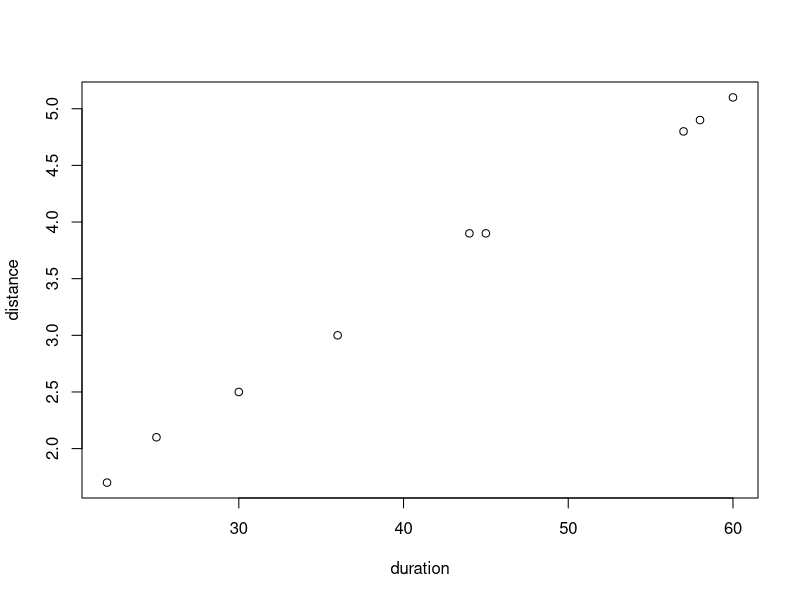
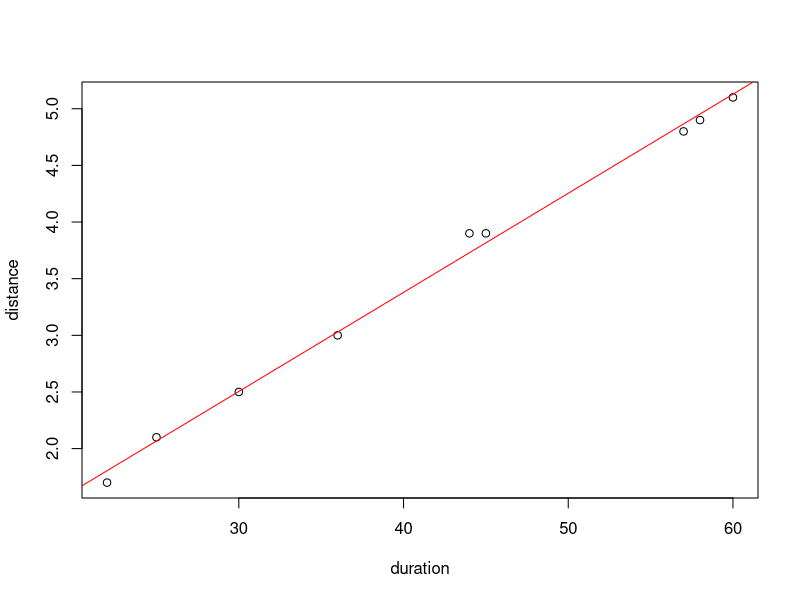
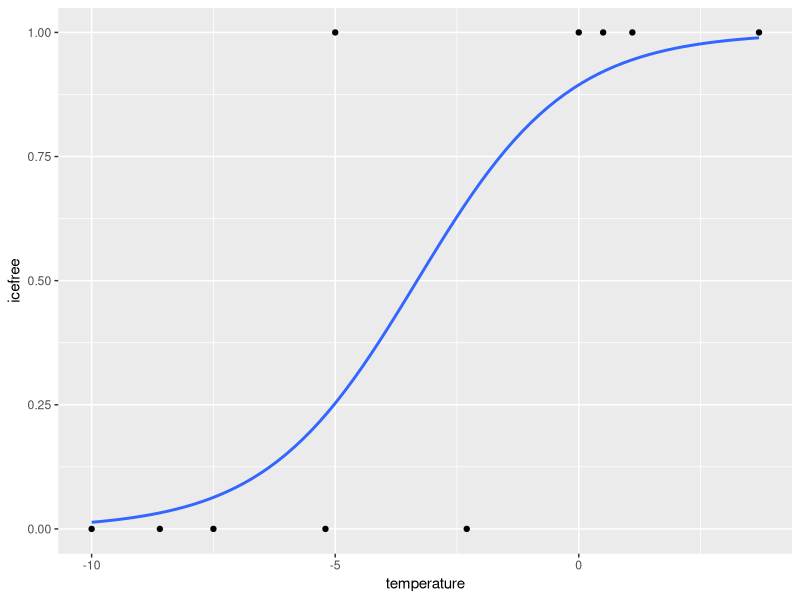
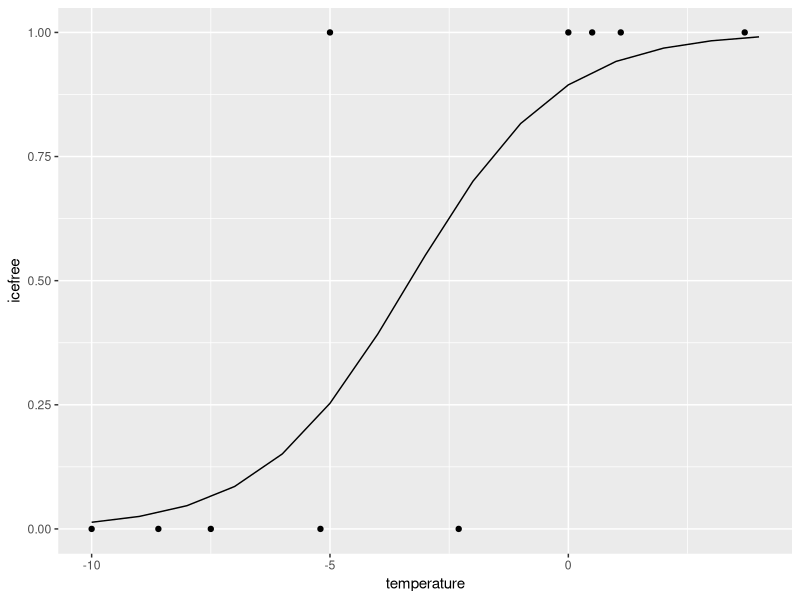
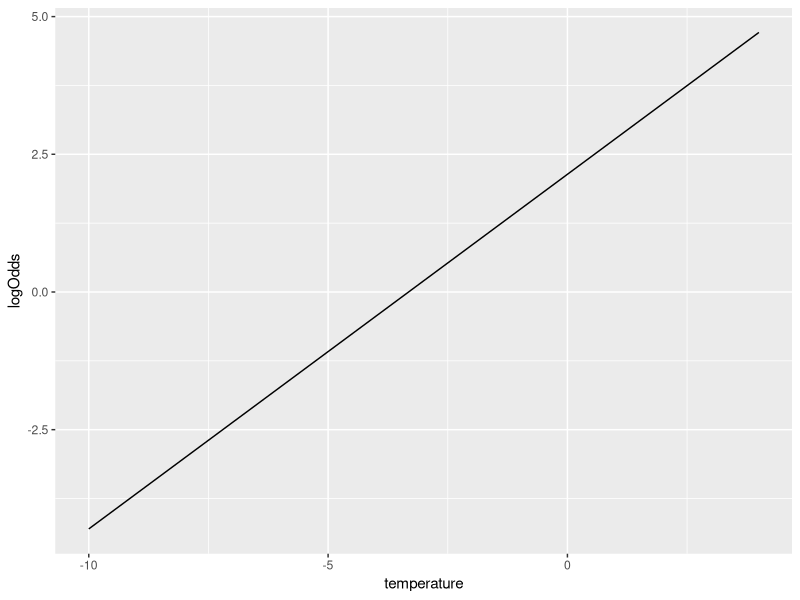

These figures' R source, in order: (Note: this script raises an error after producing the figures.)
## ---- chunk 1

duration <- c(30,60,45,44,36,58,57,22,25)
distance <- c(2.5,5.1,3.9,3.9,3,4.9,4.8,1.7,2.1)

plot(duration,distance)
## ---- chunk 2
m1 <- lm(distance~duration) ## linear model with response ~ predictor
summary(m1) ## see output of model
## ---- chunk 3
plot(duration,distance)
abline(m1, col="red") ## adds line from model
## ---- chunk 4
drug.trial <- read.csv("data//drug.trial.csv")

##load data
head(drug.trial)

## drug.trial <- read.csv("https://raw.githubusercontent.com/afilazzola/UoALogisticRegression/main/data/drug.trial.csv")
## ---- chunk 5
m2<- glm(response~predictor, data=drug.trial, family="binomial") ##glm for drugs potential to curse

summary(m2) ##output of model
## ---- chunk 6

anova(m2, test="Chisq") ## chisq test on predictor from model
## ---- chunk 7
## Create some data
iceData <- data.frame(icefree = c(0,0,0,0,1,0,1,1,1,1), temperature = c(-10,-7.5,-8.6,-5.2,-5,-2.3,0.5,0,1.1,3.7))

m3<- glm(icefree~temperature,  family="binomial", data=iceData) 
summary(m3)
anova(m3, test="Chisq")

library(ggplot2)
## Plot the logistic regression
ggplot(iceData, aes(x= temperature, y=icefree)) + geom_point() + geom_smooth(method="glm", method.args=list(family="binomial"), se=F)

## Plot your own range of values
m3Out <- data.frame(temperature = -10:4)
m3Out[,"icefree"] <- predict(m3, m3Out, type="response")

ggplot(m3Out, aes(x=temperature, y=icefree)) + geom_line() + geom_point(data=iceData, aes(x= temperature, y=icefree))

## Plot the log odds model
m3Out[,"logOdds"] <- predict(m3, m3Out, type="link")

ggplot(m3Out, aes(x=temperature, y=logOdds)) + geom_line() 


## Psuedo R2
m3null<- glm(icefree~1,  family="binomial", data=iceData) ##glm for drugs potential to curse
1-logLik(m3)/logLik(m3null) 

## ---- chunk 8
library(emmeans)
## ---- chunk 9
emmeans(m2, pairwise~predictor, adjust="tukey") ##conduct pairwise comparisons on predictor
## ---- chunk 10
head(bird.data)
## ---- chunk 11
## Make up some data
head(ranch)

plot(ranch$cattle, ranch$biomass, ylab="Biomass (kg/m)", xlab="Cattle (per ha)", pch=19)

## ---- chunk 12
library(lme4)

m1 <- lmer(biomass ~ cattle + (1|year), data=ranch)
summary(m1)
## ---- chunk 13

m1 <- lmer(biomass ~ cattle + (1|year), data=ranch)
m0 <- lmer(biomass ~ 1 + (1|year), data=ranch)

anova(m1,m0, test="Chisq")

## ---- chunk 14
library(lmerTest)

m1 <- lmer(biomass ~ cattle + (1|year), data=ranch)
anova(m1)
## ---- chunk 15
library(mgcv)

head(gam.data)

## Plot the data
ggplot(gam.data, aes(x=year, y=ndvi)) + geom_point()

## Run a linear model
m1 <- lm(ndvi~year, data=gam.data)
summary(m1)

## add linear model to plot
ggplot(gam.data, aes(x=year, y=ndvi)) + geom_point()+  geom_smooth(method = "lm", formula = y ~x)

## check the fit
par(mfrow = c(2,2))
plot(m1)

## ---- chunk 16

## Fit GAM
m2 <- gam(ndvi~s(year), data=gam.data, method="REML")
summary(m2)

## check diagnostics
par(mfrow = c(2,2))
gam.check(m2)

## see final plot
ggplot(gam.data, aes(x=year, y=ndvi)) + geom_point() +  geom_smooth(method = "gam", formula = y ~s(x))

## ---- chunk 17
## Change back plot pattern
par(mfrow = c(1,1))
